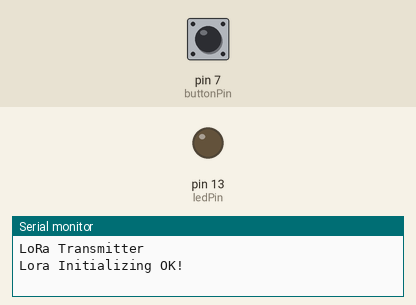
Recording of a sketch running on a simulated Arduino Uno, built with avr-gcc and run on an emulated ATmega328P. Shown: output pins drawn as LEDs (lit = HIGH), the last lines printed to the serial monitor. Dashed ring = blinking. Inputs (shaded band) come from the test bench; at power-on: pin 7 (buttonPin) HIGH. No radio packets arrive unless stated.

Above: at 1.2 s.
1.3 s: pin 7 (buttonPin) pulled LOW for 1 s
At 1.7 s:
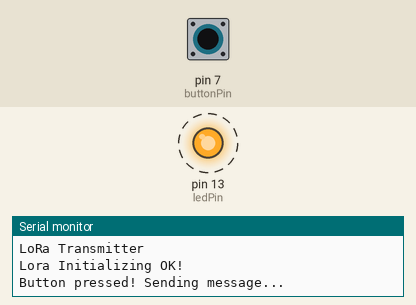
4.2 s: pin 7 (buttonPin) pulled LOW for 3.2 s
At 8.3 s:
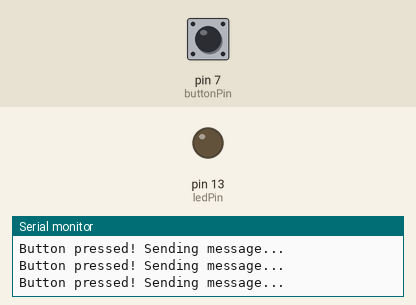
Timing chart, 0 to 9.8 s (numbered marks = the images above; inputs shaded):
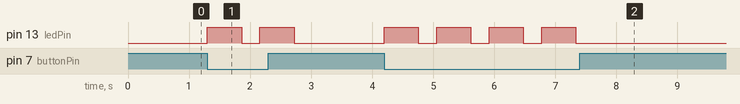

The sketch:

LoRa.ino
```cpp
#include <SPI.h>
#include <LoRa.h>

#define ss 10
#define rst 9
#define dio0 2
#define buttonPin 7
#define ledPin 13

void setup() {
  // put your setup code here, to run once:
  Serial.begin(115200);
  while (!Serial);
  Serial.println("LoRa Transmitter");

  LoRa.setPins(ss, rst, dio0);

  while (!LoRa.begin(866E6)) {
    Serial.print(".");
    delay(500);
  }

  LoRa.setSyncWord(0xF3);
  Serial.println("Lora Initializing OK!");

  pinMode(buttonPin, INPUT_PULLUP);
  pinMode(ledPin, OUTPUT);
}

void loop() {
  // put your main code here, to run repeatedly:
  if (digitalRead(buttonPin) == LOW) {
    Serial.println("Button pressed! Sending message...");

    digitalWrite(ledPin, HIGH);

    LoRa.beginPacket();
    LoRa.print("Button Pressed!");
    LoRa.endPacket();

    delay(500);

    digitalWrite(ledPin, LOW);

    delay(300);
  }
}
```

Measured:
- after the input at 1.3 s, pin 13 (ledPin): alternates HIGH for 0.56 s and LOW for 0.30 s, 4 changes in all, then stays LOW, starting at once
- after the input at 4.2 s, pin 13 (ledPin): alternates HIGH for 0.56 s and LOW for 0.30 s, 8 changes in all, then stays LOW, starting at once
